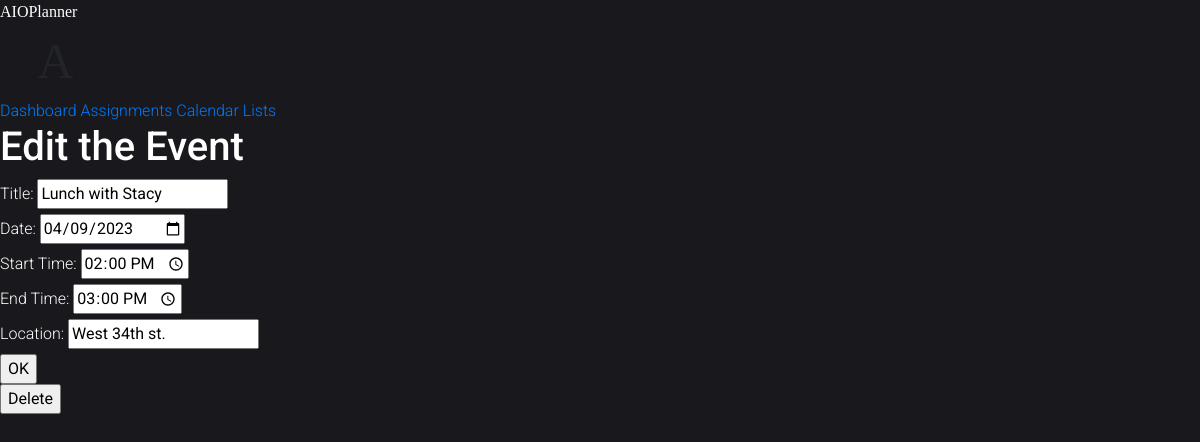
The app's page /editEvent/1 with its own data.
### src/Models/models.py (models this page shows, shortened)
class Event(db.Model): #class for events
    id = db.Column(db.Integer, primary_key = True)
    title = db.Column(db.String(200), nullable = False)
    completed = db.Column(db.Integer, default = 0)
    date_created = db.Column(db.DateTime, default = datetime.utcnow)
    dateTime_of_event = db.Column(db.DateTime, default = datetime.utcnow)
    location_of_event = db.Column(db.String(200), nullable = False)
    endTime_of_event = db.Column(db.String(200), nullable = False)

### src/Services/calendar.py (the view)
@calendar_monthly_page.route("/editEvent/<int:id>", methods = ["GET","POST"])
def editEvent(id):
    task_to_update = Event.query.get_or_404(id)
    if request.method == "POST":
        task_to_update.title = request.form['eventTitle']
        date = request.form.get("eventDate")
        time = request.form.get("eventTime")[:5]
        dt = datetime.strptime(date + " " + time,"%Y-%m-%d %H:%M")
        task_to_update.dateTime_of_event = dt
        task_to_update.location_of_event = request.form['eventLocation']
        try:
            db.session.commit()
            return redirect("/calendar")
        except:
            return "There was an issue updating your event"
    else:
        task_to_update = Event.query.get_or_404(id)
        return render_template("Calendar/editEvent.html",task_to_update = task_to_update)

### templates/Calendar/editEvent.html
{% extends "base.html" %}
{% block head %}
<link rel = "stylesheet" href = "../../static/css/main.css">
{% endblock %}
{% block body %}
<div class = edit_content>
    <h1 class = "createButtons">Edit the Event</h1>
    <form action = "/editEvent/{{task_to_update.id}}" method =  "POST">
        {%if task_to_update.title %}
        <label class = "createButtons" for="eventTitle"> Title: </label>
        <input type="text"  name="eventTitle" id = "eventTitle" value = "{{task_to_update.title}}">
        <br>
        {%endif%}
        {%if task_to_update.dateTime_of_event.date() %}
        <label class = "createButtons" for="eventDate"> Date: </label>
        <input type="date"  name="eventDate" id = "eventDate" value = "{{task_to_update.dateTime_of_event.date()}}">
        <br>
        {%endif%}
        {%if task_to_update.dateTime_of_event.time()%}
        <label class = "createButtons" for="eventTime"> Start Time: </label>
        <input type="time"  name="eventTime" id = "eventTime" value = "{{task_to_update.dateTime_of_event.time()}}">
        <br>
        {%endif%}
        {%if task_to_update.endTime_of_event%}
        <label class = "createButtons" for="eventTime"> End Time: </label>
        <input type="time"  name="eventTime" id = "eventTime" value = "{{task_to_update.endTime_of_event}}">
        <br>
        {%endif%}
        {%if task_to_update.location_of_event%}
        <label class = "createButtons" for="eventLocation"> Location: </label>
        <input type="text"  name="eventLocation" id = "eventLocation" value = "{{task_to_update.location_of_event }}">
        <br>
        {%endif%}
        <input type = "submit" value = "OK">
    </form>
    <form action = "/deleteEvent/{{task_to_update.id}}" method = "POST">
        <input type = "submit" name = "delete" value = "Delete">
    </form>
</div>
{% endblock %}

### static/css/main.css (style rules this page uses)
body { animation: fadeInAnimation ease 1.3s; animation-iteration-count: 1; animation-fill-mode: forwards; }
.createButtons { color: #fff; }

### static/css-table-18/css/style.css (style rules this page uses)
body { font-family: "Roboto", -apple-system, BlinkMacSystemFont, "Segoe UI", Roboto, "Helvetica Neue", Arial, "Noto Sans", sans-serif, "Apple Color Emoji", "Segoe UI Emoji", "Segoe UI Symbol", "Noto Color Emoji"; background-color: #19191d; font-weight: 300; }
h1, h2, h3, h4, h5, h6, .h1, .h2, .h3, .h4, .h5, .h6 { font-family: "Roboto", -apple-system, BlinkMacSystemFont, "Segoe UI", Roboto, "Helvetica Neue", Arial, "Noto Sans", sans-serif, "Apple Color Emoji", "Segoe UI Emoji", "Segoe UI Symbol", "Noto Color Emoji"; }

### records on screen
Event: eventTitle "Lunch with Stacy", eventDate "04/09/2023", eventTime "14:00:00", eventTime "15:00", eventLocation "West 34th st."
